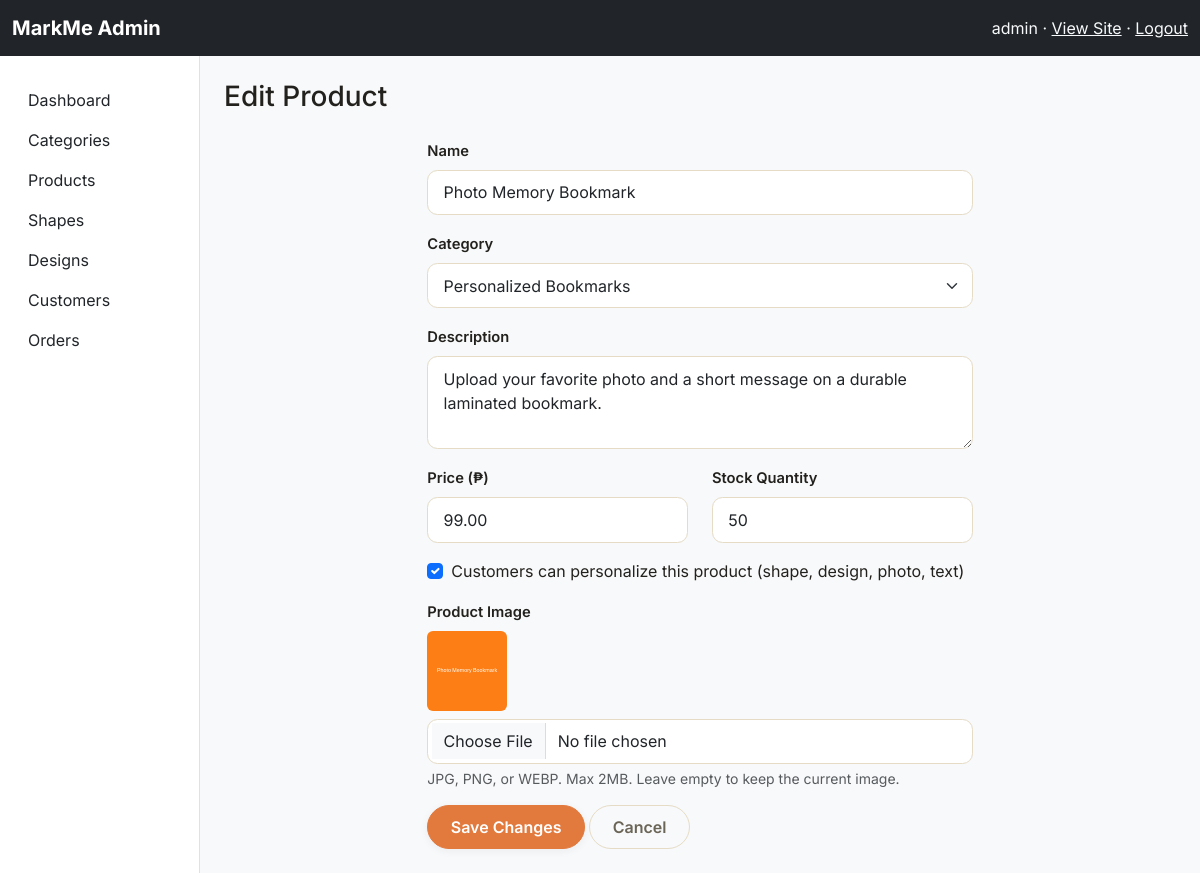
Page /admin/product_form.php?id=1 (signed in) on the committed database.
### tables this page shows
CREATE TABLE products (
    product_id      INT UNSIGNED AUTO_INCREMENT PRIMARY KEY,
    category_id     INT UNSIGNED NOT NULL,
    name            VARCHAR(150) NOT NULL,
    description     TEXT NULL,
    price           DECIMAL(10,2) NOT NULL,
    stock_quantity  INT UNSIGNED NOT NULL DEFAULT 0,
    image_path      VARCHAR(255) NOT NULL,
    is_customizable TINYINT(1)   NOT NULL DEFAULT 1,
    created_at      TIMESTAMP    NOT NULL DEFAULT CURRENT_TIMESTAMP,
    CONSTRAINT fk_products_category FOREIGN KEY (category_id)
        REFERENCES categories(category_id) ON DELETE RESTRICT ON UPDATE CASCADE,
    INDEX idx_products_category (category_id),
    INDEX idx_products_name (name)
);

CREATE TABLE categories (
    category_id     INT UNSIGNED AUTO_INCREMENT PRIMARY KEY,
    name            VARCHAR(100) NOT NULL UNIQUE,
    description     VARCHAR(255) NULL,
    created_at      TIMESTAMP    NOT NULL DEFAULT CURRENT_TIMESTAMP
);

### config/db.php (called while the page is built, shortened)
<?php
function db(): PDO
{
    static $pdo = null;
    if ($pdo === null) {
        $dsn = 'mysql:host=' . DB_HOST . ';dbname=' . DB_NAME . ';charset=' . DB_CHARSET;
        $pdo = new PDO($dsn, DB_USER, DB_PASS, [
            PDO::ATTR_ERRMODE => PDO::ERRMODE_EXCEPTION,
            PDO::ATTR_DEFAULT_FETCH_MODE => PDO::FETCH_ASSOC,
            PDO::ATTR_EMULATE_PREPARES => false,
        ]);
    }
    return $pdo;
}

### includes/functions.php (called while the page is built, shortened)
<?php
require_once __DIR__ . '/../config/db.php';
function e(?string $value): string
{
    return htmlspecialchars($value ?? '', ENT_QUOTES, 'UTF-8');
}

### admin/product_form.php (the view, shortened to what this page needs)
<?php
require __DIR__ . '/includes/admin_header.php';
$productId = isset($_GET['id']) ? (int)$_GET['id'] : null;
$product = null;
if ($productId) {
    $stmt = db()->prepare('SELECT * FROM products WHERE product_id = :id');
    $stmt->execute(['id' => $productId]);
    $product = $stmt->fetch() ?: null;
}
$categories = db()->query('SELECT * FROM categories ORDER BY name')->fetchAll();
?>
<h1 class="h3 mb-4"><?= $product ? 'Edit Product' : 'Add Product' ?></h1>
<div class="row justify-content-center">
    <div class="col-md-7">
        <form method="post" action="<?= BASE_URL ?>/admin/product_save.php" enctype="multipart/form-data">
            <div class="mb-3">
                <label class="form-label">Name</label>
                <input type="text" name="name" class="form-control" value="<?= e($product['name'] ?? '') ?>" required>
            </div>
            <div class="mb-3">
                <label class="form-label">Category</label>
                <select name="category_id" class="form-select" required>
                    <?php foreach ($categories as $cat): ?>
                        <option value="<?= (int)$cat['category_id'] ?>" <?= ($product['category_id'] ?? null) == $cat['category_id'] ? 'selected' : '' ?>>
                            <?= e($cat['name']) ?>
                        </option>
                    <?php endforeach; ?>
                </select>
            </div>
            <div class="mb-3">
                <label class="form-label">Description</label>
                <textarea name="description" class="form-control" rows="3"><?= e($product['description'] ?? '') ?></textarea>
            </div>
            <div class="row">
                <div class="col-md-6 mb-3">
                    <label class="form-label">Price (₱)</label>
                    <input type="number" step="0.01" min="0" name="price" class="form-control" value="<?= e((string)($product['price'] ?? '')) ?>" required>
                </div>
                <div class="col-md-6 mb-3">
                    <label class="form-label">Stock Quantity</label>
                    <input type="number" min="0" name="stock_quantity" class="form-control" value="<?= e((string)($product['stock_quantity'] ?? '0')) ?>" required>
                </div>
            </div>
            <div class="mb-3 form-check">
                <input type="checkbox" name="is_customizable" class="form-check-input" id="is_customizable" <?= ($product['is_customizable'] ?? 1) ? 'checked' : '' ?>>
                <label class="form-check-label" for="is_customizable">Customers can personalize this product (shape, design, photo, text)</label>
            </div>
            <div class="mb-3">
                <label class="form-label">Product Image</label>
                <?php if ($product): ?>
                    <div class="mb-2"><img src="<?= BASE_URL ?>/uploads/products/<?= e($product['image_path']) ?>" width="80" class="rounded"></div>
                <?php endif; ?>
                <input type="file" name="image" class="form-control" accept=".jpg,.jpeg,.png,.webp" <?= $product ? '' : 'required' ?>>
                <div class="form-text">JPG, PNG, or WEBP. Max 2MB. <?= $product ? 'Leave empty to keep the current image.' : '' ?></div>
            </div>
            <button type="submit" class="btn btn-primary"><?= $product ? 'Save Changes' : 'Add Product' ?></button>
            <a href="<?= BASE_URL ?>/admin/products.php" class="btn btn-outline-secondary">Cancel</a>
        </form>
    </div>
</div>
<?php require __DIR__ . '/includes/admin_footer.php'; ?>

### assets/css/style.css (style rules this page uses)
:root { --ink: #23211d; --ink-soft: #6b6558; --cream: #fbf7ef; --cream-alt: #f1e9d8; --surface: #ffffff; --primary: #2f6f5e; --primary-dark: #1f4f42; --accent: #e2793d; --accent-dark: #c6612b; --gold: #d9a441; --border: #e6dcc6; --shadow-sm: 0 2px 8px rgba(35, 33, 29, 0.06); --shadow-md: 0 8px 24px rgba(35, 33, 29, 0.10); --shadow-lg: 0 16px 40px rgba(35, 33, 29, 0.14); --font-display: 'Fraunces', Georgia, serif; --font-body: 'Inter', -apple-system, BlinkMacSystemFont, 'Segoe UI', sans-serif; }
body { display: flex; flex-direction: column; min-height: 100vh; background: var(--cream); color: var(--ink); font-family: var(--font-body); }
a { color: var(--primary); }
.btn { border-radius: 999px; font-weight: 600; padding: 0.55rem 1.4rem; transition: transform 0.15s ease, box-shadow 0.15s ease; }
.btn-primary { --bs-btn-bg: var(--accent); --bs-btn-border-color: var(--accent); --bs-btn-hover-bg: var(--accent-dark); --bs-btn-hover-border-color: var(--accent-dark); --bs-btn-active-bg: var(--accent-dark); --bs-btn-active-border-color: var(--accent-dark); box-shadow: var(--shadow-sm); }
.btn-outline-secondary { --bs-btn-color: var(--ink-soft); --bs-btn-border-color: var(--border); --bs-btn-hover-bg: var(--ink); --bs-btn-hover-border-color: var(--ink); }
.form-control, .form-select { border-radius: 0.65rem; border-color: var(--border); padding: 0.6rem 0.95rem; background-color: var(--surface); }
.form-label { font-weight: 600; color: var(--ink); font-size: 0.92rem; }
html { scroll-behavior: smooth; }

### rows in the picture
products: name "Photo Memory Bookmark", category_id "Personalized Bookmarks", description "Upload your favorite photo and a short message on a durable laminated bookmark.", price "99.00", stock_quantity "50", is_customizable "☑", image_path (picture)

### other values in the picture
current_user()['username'] "admin"
$label "Dashboard"
$label "Categories"
$label "Products"
$label "Shapes"
$label "Designs"
$label "Customers"
$label "Orders"
